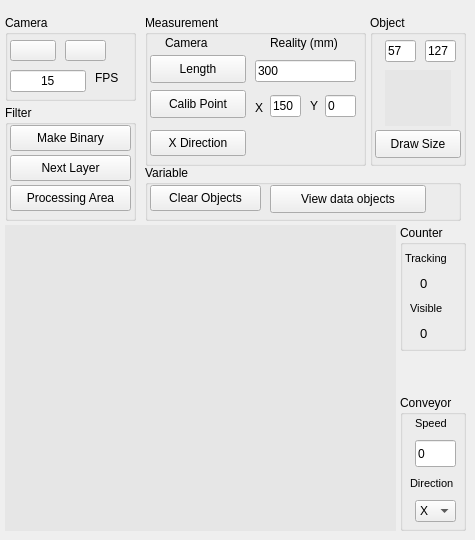
    <widget class="QWidget" name="tResultCameraArea">
     <attribute name="title">
      <string>Object Detecting</string>
     </attribute>
     <widget class="CameraWidget" name="lbScreenStreamer">
      <property name="geometry">
       <rect>
        <x>5</x>
        <y>225</y>
        <width>391</width>
        <height>306</height>
       </rect>
      </property>
      <property name="styleSheet">
       <string notr="true">background-color:rgb(230, 230, 230)</string>
      </property>
      <property name="text">
       <string/>
      </property>
      <property name="scaledContents">
       <bool>false</bool>
      </property>
      <property name="alignment">
       <set>Qt::AlignLeading|Qt::AlignLeft|Qt::AlignTop</set>
      </property>
     </widget>
     <widget class="QGroupBox" name="groupBox">
      <property name="geometry">
       <rect>
        <x>370</x>
        <y>15</y>
        <width>96</width>
        <height>151</height>
       </rect>
      </property>
      <property name="title">
       <string>Object</string>
      </property>
      <widget class="QLabel" name="lbTrackingObject">
       <property name="geometry">
        <rect>
         <x>15</x>
         <y>55</y>
         <width>66</width>
         <height>56</height>
        </rect>
       </property>
       <property name="styleSheet">
        <string notr="true">background-color:rgb(230, 230, 230)</string>
       </property>
       <property name="text">
        <string/>
       </property>
      </widget>
      <widget class="QPushButton" name="pbObjectRect">
       <property name="geometry">
        <rect>
         <x>5</x>
         <y>115</y>
         <width>86</width>
         <height>28</height>
        </rect>
       </property>
       <property name="styleSheet">
        <string notr="true"/>
       </property>
       <property name="text">
        <string>Draw Size</string>
       </property>
       <property name="icon">
        <iconset>
         <normaloff>icon/Rectangle_16px.png</normaloff>icon/Rectangle_16px.png</iconset>
       </property>
      </widget>
      <widget class="QLineEdit" name="leYRec">
       <property name="geometry">
        <rect>
         <x>55</x>
         <y>25</y>
         <width>31</width>
         <height>22</height>
        </rect>
       </property>
       <property name="text">
        <string>127</string>
       </property>
      </widget>
      <widget class="QLineEdit" name="leXRec">
       <property name="geometry">
        <rect>
         <x>15</x>
         <y>25</y>
         <width>31</width>
         <height>22</height>
        </rect>
       </property>
       <property name="text">
        <string>57</string>
       </property>
      </widget>
     </widget>
     <widget class="QGroupBox" name="groupBox_6">
      <property name="geometry">
       <rect>
        <x>5</x>
        <y>105</y>
        <width>131</width>
        <height>116</height>
       </rect>
      </property>
      <property name="title">
       <string>Filter</string>
      </property>
      <widget class="QPushButton" name="pbFilter">
       <property name="geometry">
        <rect>
         <x>5</x>
         <y>20</y>
         <width>121</width>
         <height>26</height>
        </rect>
       </property>
       <property name="toolTip">
        <string>Object Filter</string>
       </property>
       <property name="text">
        <string>Make Binary</string>
       </property>
       <property name="icon">
        <iconset>
         <normaloff>icon/Slider 2_16px.png</normaloff>icon/Slider 2_16px.png</iconset>
       </property>
      </widget>
      <widget class="QPushButton" name="pbSwitchWorkFlow">
       <property name="geometry">
        <rect>
         <x>5</x>
         <y>50</y>
         <width>121</width>
         <height>26</height>
        </rect>
       </property>
       <property name="toolTip">
        <string>Switch layers</string>
       </property>
       <property name="text">
        <string>Next Layer</string>
       </property>
       <property name="icon">
        <iconset>
         <normaloff>icon/Workflow_16px.png</normaloff>icon/Workflow_16px.png</iconset>
       </property>
      </widget>
      <widget class="QPushButton" name="pbSelection">
       <property name="geometry">
        <rect>
         <x>5</x>
         <y>80</y>
         <width>121</width>
         <height>26</height>
        </rect>
       </property>
       <property name="toolTip">
        <string>Select Process Region</string>
       </property>
       <property name="text">
        <string>Processing Area</string>
       </property>
       <property name="icon">
        <iconset>
         <normaloff>icon/Cursor_16px.png</normaloff>icon/Cursor_16px.png</iconset>
       </property>
      </widget>
     </widget>
     <widget class="QGroupBox" name="groupBox_7">
      <property name="geometry">
       <rect>
        <x>400</x>
        <y>395</y>
        <width>66</width>
        <height>136</height>
       </rect>
      </property>
      <property name="title">
       <string>Conveyor</string>
      </property>
      <widget class="QLineEdit" name="leConvenyorSpeed">
       <property name="geometry">
        <rect>
         <x>15</x>
         <y>45</y>
         <width>41</width>
         <height>27</height>
        </rect>
       </property>
       <property name="text">
        <string>0</string>
       </property>
      </widget>
      <widget class="QLabel" name="label_45">
       <property name="geometry">
        <rect>
         <x>15</x>
         <y>20</y>
         <width>46</width>
         <height>16</height>
        </rect>
       </property>
       <property name="font">
        <font>
         <pointsize>8</pointsize>
        </font>
       </property>
       <property name="text">
        <string>Speed</string>
       </property>
      </widget>
      <widget class="QComboBox" name="cbConveyorDirection">
       <property name="geometry">
        <rect>
         <x>15</x>
         <y>105</y>
         <width>41</width>
         <height>22</height>
        </rect>
       </property>
       <item>
        <property name="text">
         <string>X</string>
        </property>
       </item>
       <item>
        <property name="text">
         <string>Y</string>
        </property>
       </item>
      </widget>
      <widget class="QLabel" name="label_47">
       <property name="geometry">
        <rect>
         <x>10</x>
         <y>80</y>
         <width>56</width>
         <height>16</height>
        </rect>
       </property>
       <property name="font">
        <font>
         <pointsize>8</pointsize>
        </font>
       </property>
       <property name="text">
        <string>Direction</string>
       </property>
      </widget>
     </widget>
     <widget class="QGroupBox" name="groupBox_8">
      <property name="geometry">
       <rect>
        <x>145</x>
        <y>15</y>
        <width>221</width>
        <height>151</height>
       </rect>
      </property>
      <property name="title">
       <string>Measurement</string>
      </property>
      <widget class="QPushButton" name="pbObjectLine">
       <property name="geometry">
        <rect>
         <x>5</x>
         <y>40</y>
         <width>96</width>
         <height>28</height>
        </rect>
       </property>
       <property name="text">
        <string>Length</string>
       </property>
       <property name="icon">
        <iconset>
         <normaloff>icon/Width_16px.png</normaloff>icon/Width_16px.png</iconset>
       </property>
      </widget>
      <widget class="QLineEdit" name="leRealDistance">
       <property name="geometry">
        <rect>
         <x>110</x>
         <y>45</y>
         <width>101</width>
         <height>22</height>
        </rect>
       </property>
       <property name="text">
        <string>300</string>
       </property>
      </widget>
      <widget class="QLineEdit" name="leYCoordinate">
       <property name="geometry">
        <rect>
         <x>180</x>
         <y>80</y>
         <width>31</width>
         <height>22</height>
        </rect>
       </property>
       <property name="text">
        <string>0</string>
       </property>
      </widget>
      <widget class="QPushButton" name="pbObjectOrigin">
       <property name="geometry">
        <rect>
         <x>5</x>
         <y>75</y>
         <width>96</width>
         <height>28</height>
        </rect>
       </property>
       <property name="toolTip">
        <string>Coordinate</string>
       </property>
       <property name="text">
        <string>Calib Point</string>
       </property>
       <property name="icon">
        <iconset>
         <normaloff>icon/Scatter Plot_16px.png</normaloff>icon/Scatter Plot_16px.png</iconset>
       </property>
      </widget>
      <widget class="QLineEdit" name="leXCoordinate">
       <property name="geometry">
        <rect>
         <x>125</x>
         <y>80</y>
         <width>31</width>
         <height>22</height>
        </rect>
       </property>
       <property name="text">
        <string>150</string>
       </property>
      </widget>
      <widget class="QLabel" name="label_38">
       <property name="geometry">
        <rect>
         <x>110</x>
         <y>85</y>
         <width>21</width>
         <height>16</height>
        </rect>
       </property>
       <property name="font">
        <font>
         <weight>50</weight>
         <italic>false</italic>
         <bold>false</bold>
         <underline>false</underline>
         <strikeout>false</strikeout>
        </font>
       </property>
       <property name="mouseTracking">
        <bool>true</bool>
       </property>
       <property name="text">
        <string>X</string>
       </property>
       <property name="textFormat">
        <enum>Qt::AutoText</enum>
       </property>
      </widget>
      <widget class="QLabel" name="label_39">
       <property name="geometry">
        <rect>
         <x>165</x>
         <y>80</y>
         <width>21</width>
         <height>21</height>
        </rect>
       </property>
       <property name="text">
        <string>Y</string>
       </property>
      </widget>
      <widget class="QLabel" name="label_12">
       <property name="geometry">
        <rect>
         <x>20</x>
         <y>20</y>
         <width>55</width>
         <height>16</height>
        </rect>
       </property>
       <property name="text">
        <string>Camera</string>
       </property>
      </widget>
      <widget class="QLabel" name="label_40">
       <property name="geometry">
        <rect>
         <x>125</x>
         <y>20</y>
         <width>86</width>
         <height>16</height>
        </rect>
       </property>
       <property name="text">
        <string>Reality (mm)</string>
       </property>
      </widget>
      <widget class="QPushButton" name="pbChangeXAxis">
       <property name="geometry">
        <rect>
         <x>5</x>
         <y>115</y>
         <width>96</width>
         <height>26</height>
        </rect>
       </property>
       <property name="toolTip">
        <string>Switch layers</string>
       </property>
       <property name="text">
        <string>X Direction</string>
       </property>
       <property name="icon">
        <iconset>
         <normaloff>icon/Arrow Pointing Down_16px.png</normaloff>
         <normalon>C:/Users/Admin/.designer/backup/icon/Right Arrow_16px.png</normalon>icon/Arrow Pointing Down_16px.png</iconset>
       </property>
       <property name="checkable">
        <bool>true</bool>
       </property>
      </widget>
     </widget>
     <widget class="QGroupBox" name="groupBox_9">
      <property name="geometry">
       <rect>
        <x>5</x>
        <y>15</y>
        <width>131</width>
        <height>86</height>
       </rect>
      </property>
      <property name="title">
       <string>Camera</string>
      </property>
      <widget class="QPushButton" name="pbLoadCamera">
       <property name="geometry">
        <rect>
         <x>5</x>
         <y>25</y>
         <width>46</width>
         <height>21</height>
        </rect>
       </property>
       <property name="toolTip">
        <string>Load Camera</string>
       </property>
       <property name="text">
        <string/>
       </property>
       <property name="icon">
        <iconset>
         <normaloff>icon/webcam.png</normaloff>
         <normalon>C:/Users/Admin/.designer/backup/icon/stop.png</normalon>icon/webcam.png</iconset>
       </property>
       <property name="checkable">
        <bool>true</bool>
       </property>
      </widget>
      <widget class="QPushButton" name="pbLoadTestImage">
       <property name="geometry">
        <rect>
         <x>60</x>
         <y>25</y>
         <width>41</width>
         <height>21</height>
        </rect>
       </property>
       <property name="toolTip">
        <string>Load Image</string>
       </property>
       <property name="text">
        <string/>
       </property>
       <property name="icon">
        <iconset>
         <normaloff>icon/image.png</normaloff>icon/image.png</iconset>
       </property>
      </widget>
      <widget class="QLabel" name="label_11">
       <property name="geometry">
        <rect>
         <x>90</x>
         <y>55</y>
         <width>31</width>
         <height>16</height>
        </rect>
       </property>
       <property name="text">
        <string>FPS</string>
       </property>
      </widget>
      <widget class="QLineEdit" name="leFPS">
       <property name="geometry">
        <rect>
         <x>5</x>
         <y>55</y>
         <width>76</width>
         <height>22</height>
        </rect>
       </property>
       <property name="text">
        <string>15</string>
       </property>
       <property name="alignment">
        <set>Qt::AlignCenter</set>
       </property>
      </widget>
     </widget>
     <widget class="QGroupBox" name="groupBox_10">
      <property name="geometry">
       <rect>
        <x>145</x>
        <y>165</y>
        <width>316</width>
        <height>56</height>
       </rect>
      </property>
      <property name="title">
       <string>Variable</string>
      </property>
      <widget class="QPushButton" name="pbClearDetectObjects">
       <property name="geometry">
        <rect>
         <x>5</x>
         <y>20</y>
         <width>111</width>
         <height>26</height>
        </rect>
       </property>
       <property name="toolTip">
        <string>Select Process Region</string>
       </property>
       <property name="statusTip">
        <string extracomment="Clear All Detect Objects"/>
       </property>
       <property name="text">
        <string>Clear Objects</string>
       </property>
       <property name="icon">
        <iconset>
         <normaloff>icon/Eraser_16px.png</normaloff>icon/Eraser_16px.png</iconset>
       </property>
      </widget>
      <widget class="QPushButton" name="pbViewDataObjects">
       <property name="geometry">
        <rect>
         <x>125</x>
         <y>20</y>
         <width>156</width>
         <height>28</height>
        </rect>
       </property>
       <property name="styleSheet">
        <string notr="true"/>
       </property>
       <property name="text">
        <string>View data objects</string>
       </property>
       <property name="icon">
        <iconset>
         <normaloff>icon/icons8-object-48.png</normaloff>icon/icons8-object-48.png</iconset>
       </property>
      </widget>
     </widget>
     <widget class="QGroupBox" name="groupBox_13">
      <property name="geometry">
       <rect>
        <x>400</x>
        <y>225</y>
        <width>66</width>
        <height>126</height>
       </rect>
      </property>
      <property name="title">
       <string>Counter</string>
      </property>
      <widget class="QLabel" name="label_48">
       <property name="geometry">
        <rect>
         <x>5</x>
         <y>25</y>
         <width>51</width>
         <height>16</height>
        </rect>
       </property>
       <property name="font">
        <font>
         <pointsize>8</pointsize>
        </font>
       </property>
       <property name="text">
        <string>Tracking</string>
       </property>
      </widget>
      <widget class="QLabel" name="lbTrackingObjectNumber">
       <property name="geometry">
        <rect>
         <x>20</x>
         <y>50</y>
         <width>31</width>
         <height>16</height>
        </rect>
       </property>
       <property name="font">
        <font>
         <pointsize>10</pointsize>
        </font>
       </property>
       <property name="text">
        <string>0</string>
       </property>
      </widget>
      <widget class="QLabel" name="label_50">
       <property name="geometry">
        <rect>
         <x>10</x>
         <y>75</y>
         <width>51</width>
         <height>16</height>
        </rect>
       </property>
       <property name="font">
        <font>
         <pointsize>8</pointsize>
        </font>
       </property>
       <property name="text">
        <string>Visible</string>
       </property>
      </widget>
      <widget class="QLabel" name="lbVisibleObjectNumber">
       <property name="geometry">
        <rect>
         <x>20</x>
         <y>100</y>
         <width>31</width>
         <height>16</height>
        </rect>
       </property>
       <property name="font">
        <font>
         <pointsize>10</pointsize>
        </font>
       </property>
       <property name="text">
        <string>0</string>
       </property>
      </widget>
     </widget>
    </widget>
